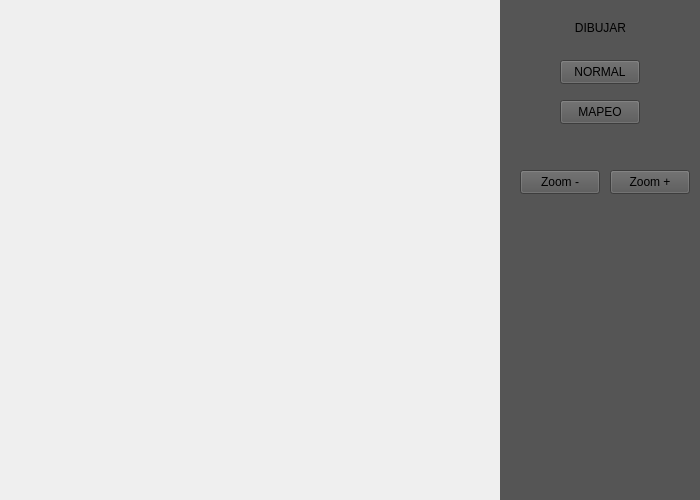
<?xml version="1.0" encoding="UTF-8"?>
<ui version="4.0">
 <class>Widget</class>
 <widget class="QWidget" name="Widget">
  <property name="geometry">
   <rect>
    <x>0</x>
    <y>0</y>
    <width>700</width>
    <height>500</height>
   </rect>
  </property>
  <property name="windowTitle">
   <string>Widget</string>
  </property>
  <widget class="QWidget" name="widget" native="true">
   <property name="geometry">
    <rect>
     <x>500</x>
     <y>0</y>
     <width>200</width>
     <height>500</height>
    </rect>
   </property>
   <property name="styleSheet">
    <string notr="true">background-color: rgb(85, 85, 85);</string>
   </property>
   <widget class="QLabel" name="label">
    <property name="geometry">
     <rect>
      <x>70</x>
      <y>20</y>
      <width>61</width>
      <height>16</height>
     </rect>
    </property>
    <property name="text">
     <string>DIBUJAR</string>
    </property>
    <property name="alignment">
     <set>Qt::AlignCenter</set>
    </property>
   </widget>
   <widget class="QPushButton" name="pushButton">
    <property name="geometry">
     <rect>
      <x>60</x>
      <y>60</y>
      <width>80</width>
      <height>24</height>
     </rect>
    </property>
    <property name="text">
     <string>NORMAL</string>
    </property>
   </widget>
   <widget class="QPushButton" name="pushButton_2">
    <property name="geometry">
     <rect>
      <x>60</x>
      <y>100</y>
      <width>80</width>
      <height>24</height>
     </rect>
    </property>
    <property name="text">
     <string>MAPEO</string>
    </property>
   </widget>
   <widget class="QPushButton" name="pushButton_3">
    <property name="geometry">
     <rect>
      <x>110</x>
      <y>170</y>
      <width>80</width>
      <height>24</height>
     </rect>
    </property>
    <property name="text">
     <string>Zoom +</string>
    </property>
   </widget>
   <widget class="QPushButton" name="pushButton_4">
    <property name="geometry">
     <rect>
      <x>20</x>
      <y>170</y>
      <width>80</width>
      <height>24</height>
     </rect>
    </property>
    <property name="text">
     <string>Zoom -</string>
    </property>
   </widget>
  </widget>
 </widget>
 <resources/>
 <connections/>
</ui>
